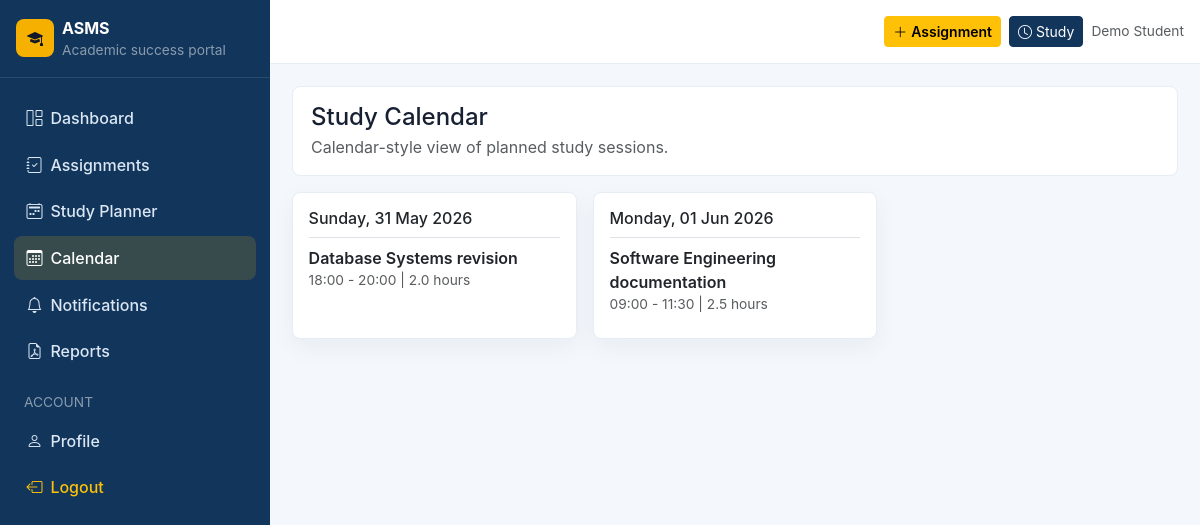
/calendar/ (signed in), run on the app's committed database.
### assignments/models.py (models this page shows, shortened)
class StudySession(models.Model):
    user = models.ForeignKey(User, on_delete=models.CASCADE, related_name="study_sessions")
    subject = models.CharField(max_length=120)
    study_date = models.DateField()
    start_time = models.TimeField()
    end_time = models.TimeField()
    notes = models.TextField(blank=True)
    created_at = models.DateTimeField(auto_now_add=True)
    updated_at = models.DateTimeField(auto_now=True)
    class Meta:
        ordering = ["study_date", "start_time"]
        indexes = [models.Index(fields=["user", "study_date"])]
    @property
    def duration_hours(self):
        start_time = time.fromisoformat(self.start_time) if isinstance(self.start_time, str) else self.start_time
        end_time = time.fromisoformat(self.end_time) if isinstance(self.end_time, str) else self.end_time
        start = datetime.combine(self.study_date, start_time)
        end = datetime.combine(self.study_date, end_time)
        return round((end - start).seconds / 3600, 2)

### assignments/views.py (the view)
# urls.py: path("calendar/", views.calendar_view, name="calendar"),
@login_required
def calendar_view(request):
    sessions = StudySession.objects.filter(user=request.user)
    return render(request, "assignments/calendar.html", {"sessions": sessions})

### assignments/templates/assignments/calendar.html (shortened to what this page needs)
{% extends "base.html" %}
{% block content %}
<div class="page-title"><h1 class="h4 mb-1">Study Calendar</h1><p class="text-muted mb-0">Calendar-style view of planned study sessions.</p></div>
<div class="row g-3">
  {% regroup sessions by study_date as days %}
  {% for day in days %}
  <div class="col-md-6 col-xl-4">
    <div class="card p-3 h-100">
      <h2 class="h6">{{ day.grouper|date:"l, d M Y" }}</h2>
      {% for session in day.list %}
      <div class="border-top py-2">
        <div class="fw-semibold">{{ session.subject }}</div>
        <div class="text-muted text-small">{{ session.start_time|time:"H:i" }} - {{ session.end_time|time:"H:i" }} | {{ session.duration_hours }} hours</div>
      </div>
      {% endfor %}
    </div>
  </div>
  {% empty %}
  <div class="col-12"><div class="card p-4 text-center text-muted">No study sessions on the calendar.</div></div>
  {% endfor %}
</div>
{% endblock %}

### templates/base.html (shortened to what this page needs)
<!doctype html>
<html lang="en">
<head>
  <link href="https://cdn.jsdelivr.net/npm/bootstrap@5.3.3/dist/css/bootstrap.min.css" rel="stylesheet">
  <link href="https://cdn.jsdelivr.net/npm/bootstrap-icons@1.11.3/font/bootstrap-icons.min.css" rel="stylesheet">
</head>
<body>
{% if user.is_authenticated %}
<aside id="sidebar" class="sidebar">
  <div class="p-3 border-bottom border-light border-opacity-10">
    <div class="d-flex align-items-center gap-2">
      <div class="brand-mark"><i class="bi bi-mortarboard-fill"></i></div>
      <div>
        <div class="text-white fw-bold">ASMS</div>
        <div class="text-white-50 text-small">Academic success portal</div>
      </div>
    </div>
  </div>
  <nav class="py-3">
    <a class="nav-link {% if request.resolver_match.url_name == 'dashboard' %}active{% endif %}" href="{% url 'dashboard' %}"><i class="bi bi-grid-1x2 me-2"></i>Dashboard</a>
    <a class="nav-link {% if 'assignment' in request.resolver_match.url_name %}active{% endif %}" href="{% url 'assignment_list' %}"><i class="bi bi-journal-check me-2"></i>Assignments</a>
    <a class="nav-link {% if 'study' in request.resolver_match.url_name %}active{% endif %}" href="{% url 'study_session_list' %}"><i class="bi bi-calendar2-week me-2"></i>Study Planner</a>
    <a class="nav-link {% if request.resolver_match.url_name == 'calendar' %}active{% endif %}" href="{% url 'calendar' %}"><i class="bi bi-calendar3 me-2"></i>Calendar</a>
    <a class="nav-link {% if 'notification' in request.resolver_match.url_name %}active{% endif %}" href="{% url 'notification_list' %}"><i class="bi bi-bell me-2"></i>Notifications</a>
    <a class="nav-link {% if 'report' in request.resolver_match.url_name %}active{% endif %}" href="{% url 'reports' %}"><i class="bi bi-file-earmark-pdf me-2"></i>Reports</a>
    <div class="px-4 pt-3 pb-1 text-white-50 text-uppercase text-small">Account</div>
    <a class="nav-link {% if request.resolver_match.url_name == 'profile' %}active{% endif %}" href="{% url 'profile' %}"><i class="bi bi-person me-2"></i>Profile</a>
    <a class="nav-link text-warning" href="{% url 'logout' %}"><i class="bi bi-box-arrow-left me-2"></i>Logout</a>
  </nav>
</aside>
<main class="main">
  <div class="topbar d-flex align-items-center justify-content-between px-3">
    <div class="ms-auto d-flex align-items-center gap-2">
      <a class="btn btn-sm btn-warning fw-semibold" href="{% url 'assignment_create' %}"><i class="bi bi-plus-lg me-1"></i>Assignment</a>
      <a class="btn btn-sm btn-primary" href="{% url 'study_session_create' %}"><i class="bi bi-clock me-1"></i>Study</a>
      <span class="text-muted text-small d-none d-md-inline">{{ user.get_full_name|default:user.username }}</span>
    </div>
  </div>
  <div class="page-shell">{% block content %}{% endblock %}</div>
</main>
{% endif %}
</body>
</html>

### templates/base.html (style rules this page uses)
:root { --nav:#12355b; --accent:#f6b100; --ink:#172033; --muted:#6b7280; --bg:#f4f7fb; }
body { background:var(--bg); color:var(--ink); font-family:Inter,Segoe UI,Arial,sans-serif; }
.sidebar { width:270px; min-height:100vh; background:var(--nav); position:fixed; inset:0 auto 0 0; z-index:1000; }
.brand-mark { width:38px; height:38px; border-radius:8px; background:var(--accent); display:grid; place-items:center; color:#111827; }
.sidebar .nav-link { color:#dbe7f4; border-radius:8px; margin:.12rem .85rem; padding:.65rem .8rem; font-weight:500; }
.sidebar .nav-link:hover,.sidebar .nav-link.active { background:rgba(246,177,0,.16); color:#fff; }
.main { margin-left:270px; min-height:100vh; }
.topbar { height:64px; background:#fff; border-bottom:1px solid #e7edf5; }
.page-shell { padding:1.35rem; }
.page-title { background:#fff; border:1px solid #e7edf5; border-radius:8px; padding:1rem 1.15rem; margin-bottom:1rem; }
.card,.table-wrap { border:1px solid #e7edf5; border-radius:8px; box-shadow:0 8px 24px rgba(18,53,91,.05); }
.btn-primary { --bs-btn-bg:#12355b; --bs-btn-border-color:#12355b; --bs-btn-hover-bg:#0e2b49; --bs-btn-hover-border-color:#0e2b49; }
.text-small { font-size:.86rem; }

### data on the page
StudySession: grouper "Sunday, 31 May 2026", subject "Database Systems revision", start_time "18:00", end_time "20:00", duration_hours "2.0"
StudySession: grouper "Monday, 01 Jun 2026", subject "Software Engineering documentation", start_time "09:00", end_time "11:30", duration_hours "2.5"

### other printed values
{{ user.get_full_name|default:user.username }} "Demo Student"
